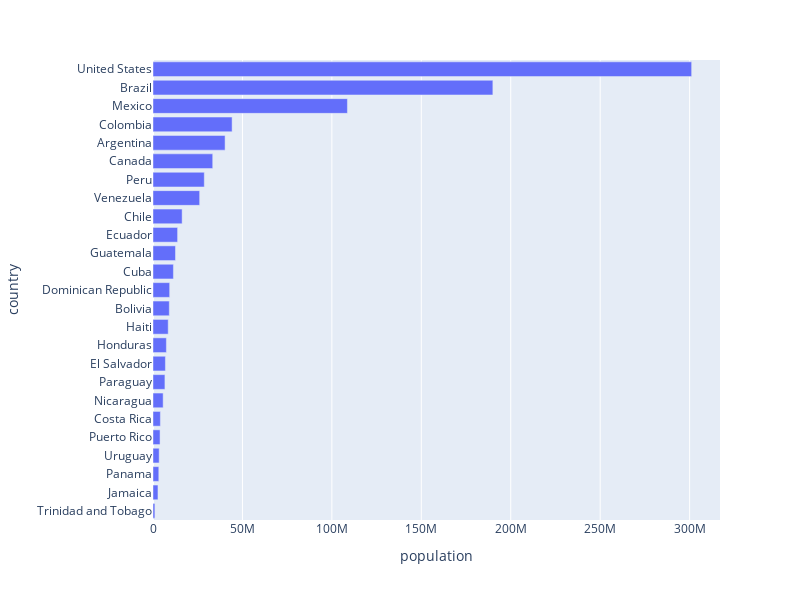

Notebook code cell kept with this figure:
### Markdown cell above
#### 2.3. Bar chart

### Code cell
# Prepare the data
americas = world2007[world2007['cont'] == 'Americas']

# Bar plot
fig = px.bar(americas, x='population', y='country', orientation='h')
fig.update_layout(yaxis={'categoryorder':'total ascending'}, width=800, height=600)
fig.show()

### Figure 1 — Plotly figure (JSON) as saved in the notebook; plotly's stock layout.template omitted (floating-point values rounded to 4 significant figures)
{"data": [{"alignmentgroup": "True", "hovertemplate": "population=%{x}<br>country=%{y}<extra></extra>", "legendgroup": "", "marker": {"color": "#636efa", "pattern": {"shape": ""}}, "name": "", "offsetgroup": "", "orientation": "h", "showlegend": false, "textposition": "auto", "type": "bar", "x": [40301927, 9119152, 190010647, 33390141, 16284741, 44227550, 4133884, 11416987, 9319622, 13755680, 6939688, 12572928, 8502814, 7483763, 2780132, 108700891, 5675356, 3242173, 6667147, 28674757, 3942491, 1056608, 301139947, 3447496, 26084662], "xaxis": "x", "y": ["Argentina", "Bolivia", "Brazil", "Canada", "Chile", "Colombia", "Costa Rica", "Cuba", "Dominican Republic", "Ecuador", "El Salvador", "Guatemala", "Haiti", "Honduras", "Jamaica", "Mexico", "Nicaragua", "Panama", "Paraguay", "Peru", "Puerto Rico", "Trinidad and Tobago", "United States", "Uruguay", "Venezuela"], "yaxis": "y"}], "layout": {"barmode": "relative", "height": 600, "legend": {"tracegroupgap": 0}, "margin": {"t": 60}, "width": 800, "xaxis": {"anchor": "y", "domain": [0, 1], "title": {"text": "population"}}, "yaxis": {"anchor": "x", "categoryorder": "total ascending", "domain": [0, 1], "title": {"text": "country"}}}}
